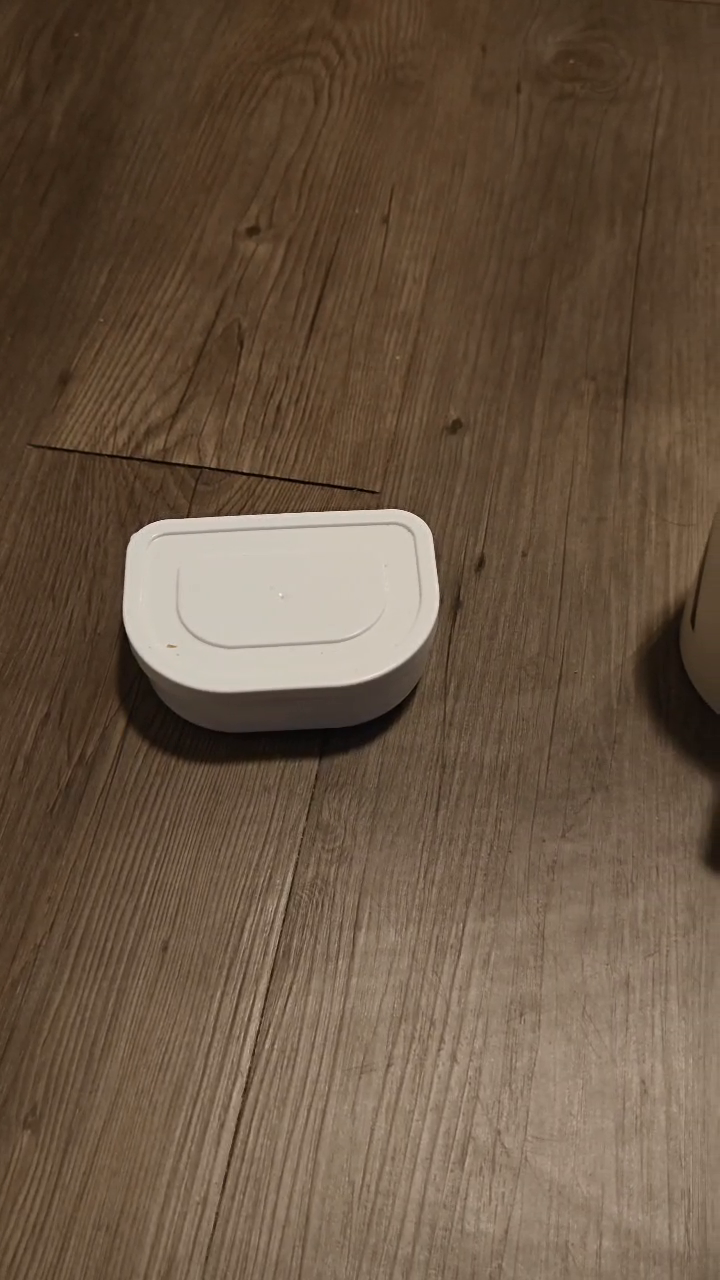
#> input picture frame 30 of cvass2/CV 10sec Video.mp4, 720 x 1280 px
$ jupyter execute 'Ass 2.ipynb'   (shell and % lines are left out)
#> lines starting #> are read from the running program, lines starting #| are printed output that depends on the picture
[cell 1]
import numpy as np
from scipy import ndimage
import cv2 as cv

[cell 2]
# [87 lines left out: function canny_edge, not called in this run]

[cell 3]
# [9 lines left out: function harris_corners, not called in this run]

[cell 4]
# [5 lines left out: function visualize_image, not called in this run]

[cell 5]
if __name__ == "__main__":
    cap = cv.VideoCapture("CV 10sec Video.mp4")
    frames_dict = {}
    count = 0
    while cap.read()[0]:
        frames_dict[count] = cap.read()[1]
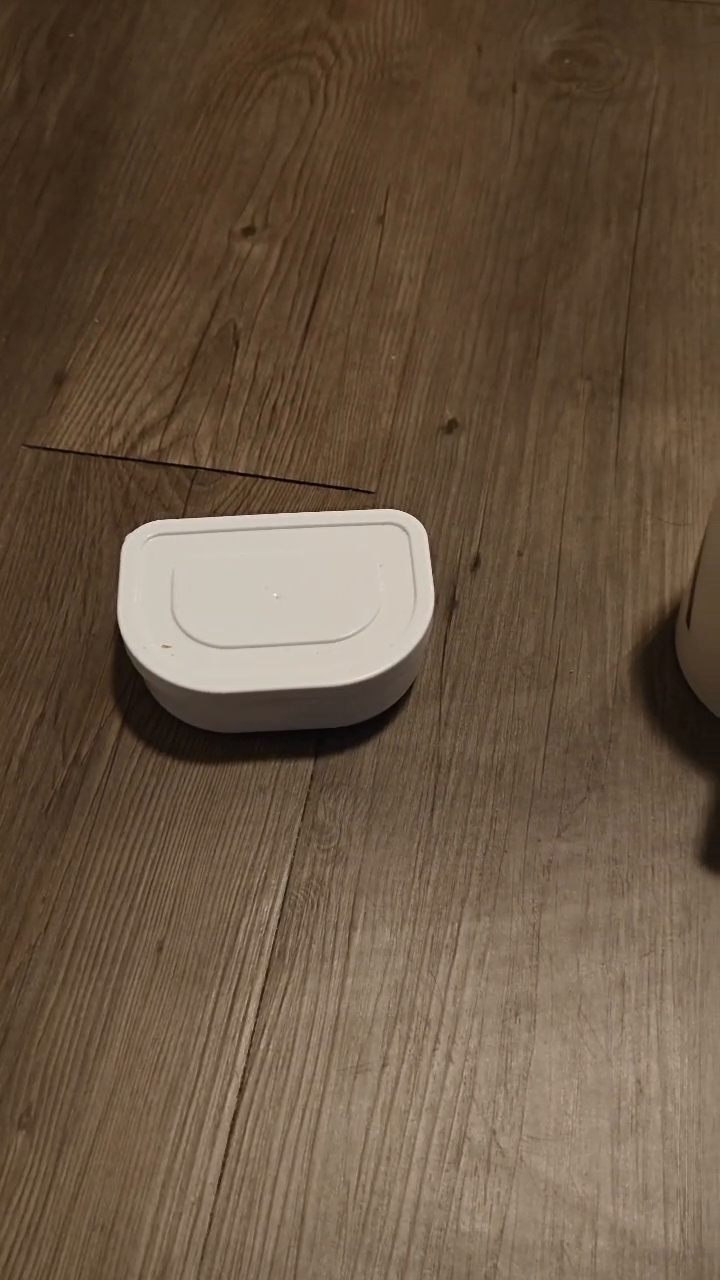
#> input picture frame 31 of cvass2/CV 10sec Video.mp4, 720 x 1280 px
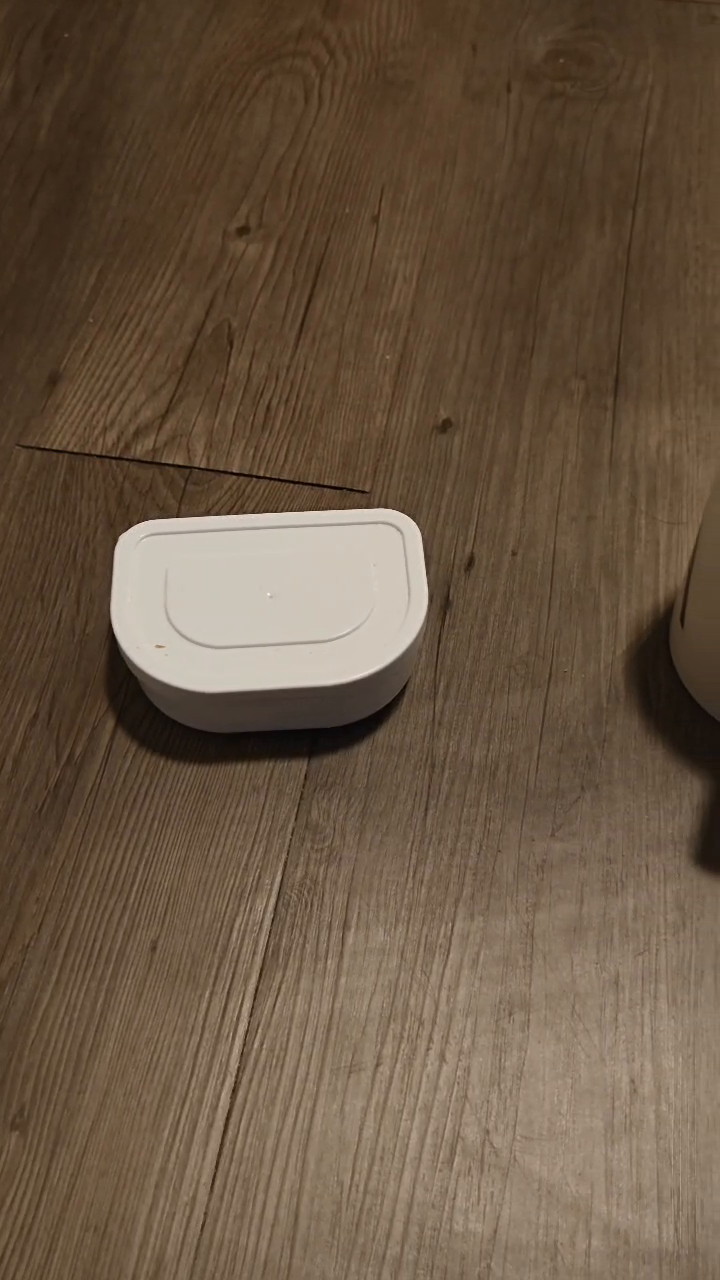
#> input picture frame 32 of cvass2/CV 10sec Video.mp4, 720 x 1280 px
        count += 1
    print(frames_dict)
    frame = frames_dict[70]
    cv.imshow("Frame", frame)
    visualize_image("Frame", frame)

    canny_image = canny_edge(frame)
    visualize_image("Canny", canny_image)

    harris_image = canny_edge(frame)
    visualize_image("Harris", harris_image)

$ run again, starting later in the video
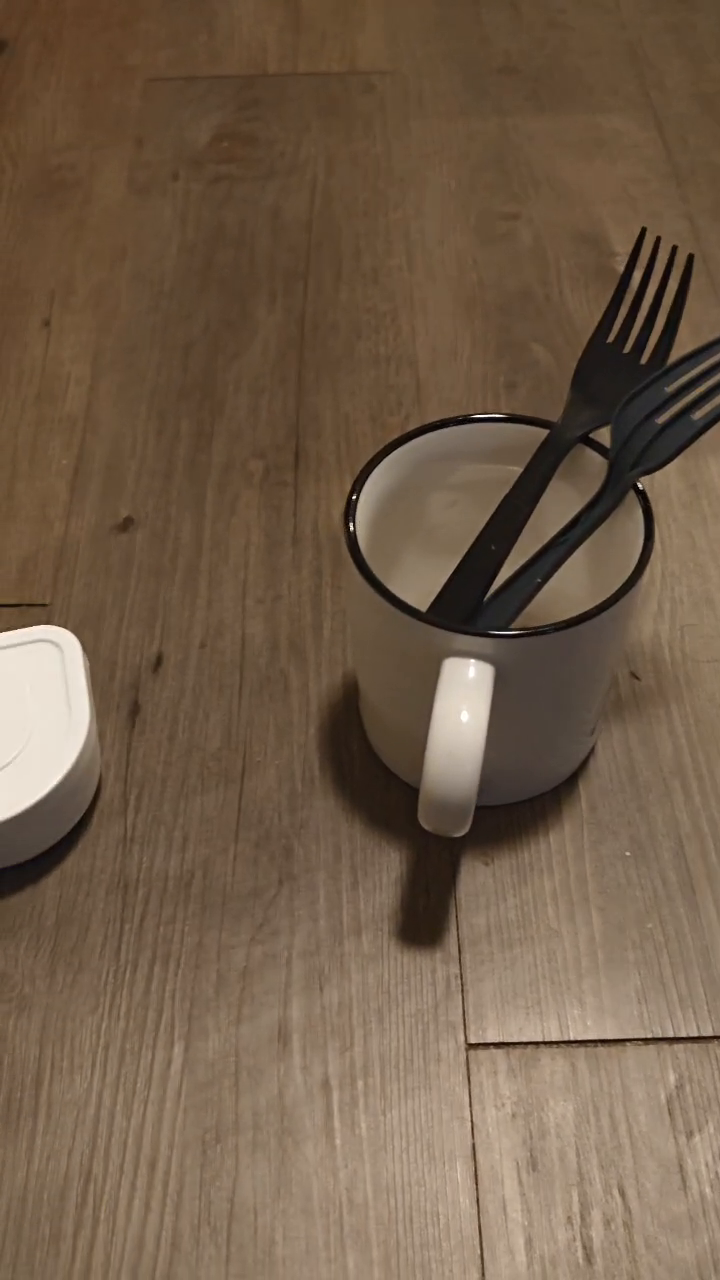
#> input picture frame 241 of cvass2/CV 10sec Video.mp4, 720 x 1280 px
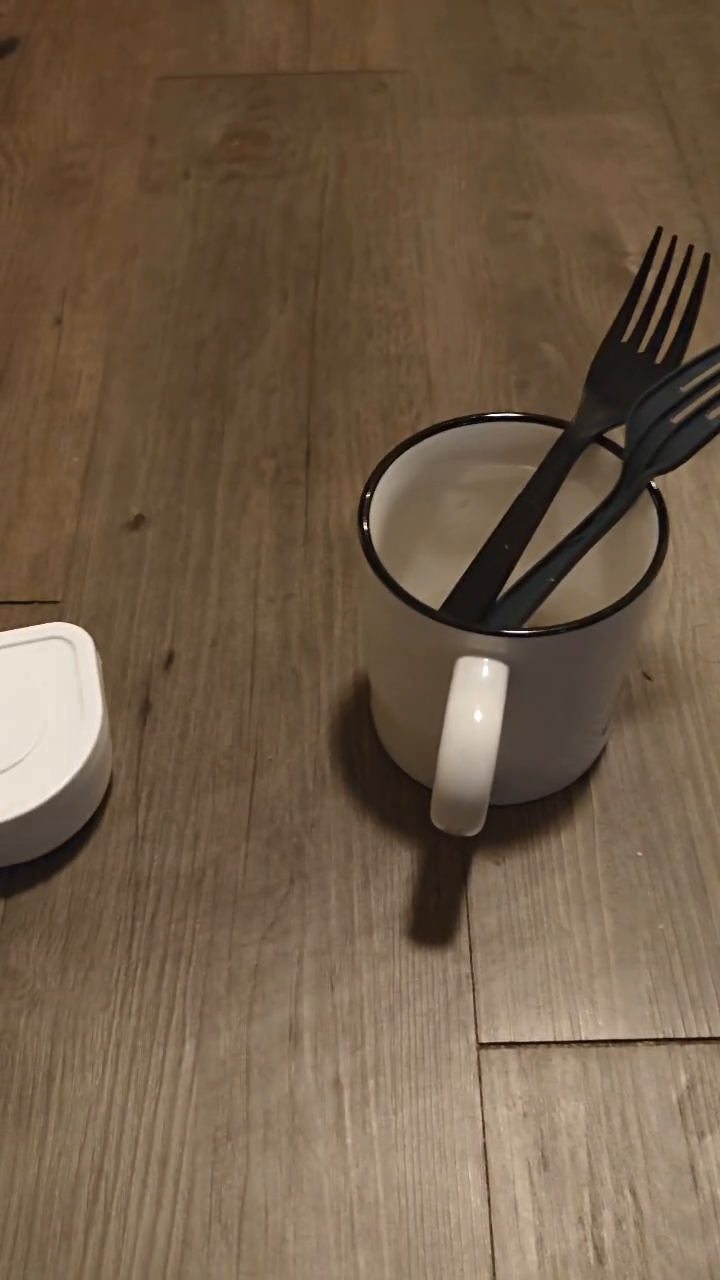
#> input picture frame 242 of cvass2/CV 10sec Video.mp4, 720 x 1280 px
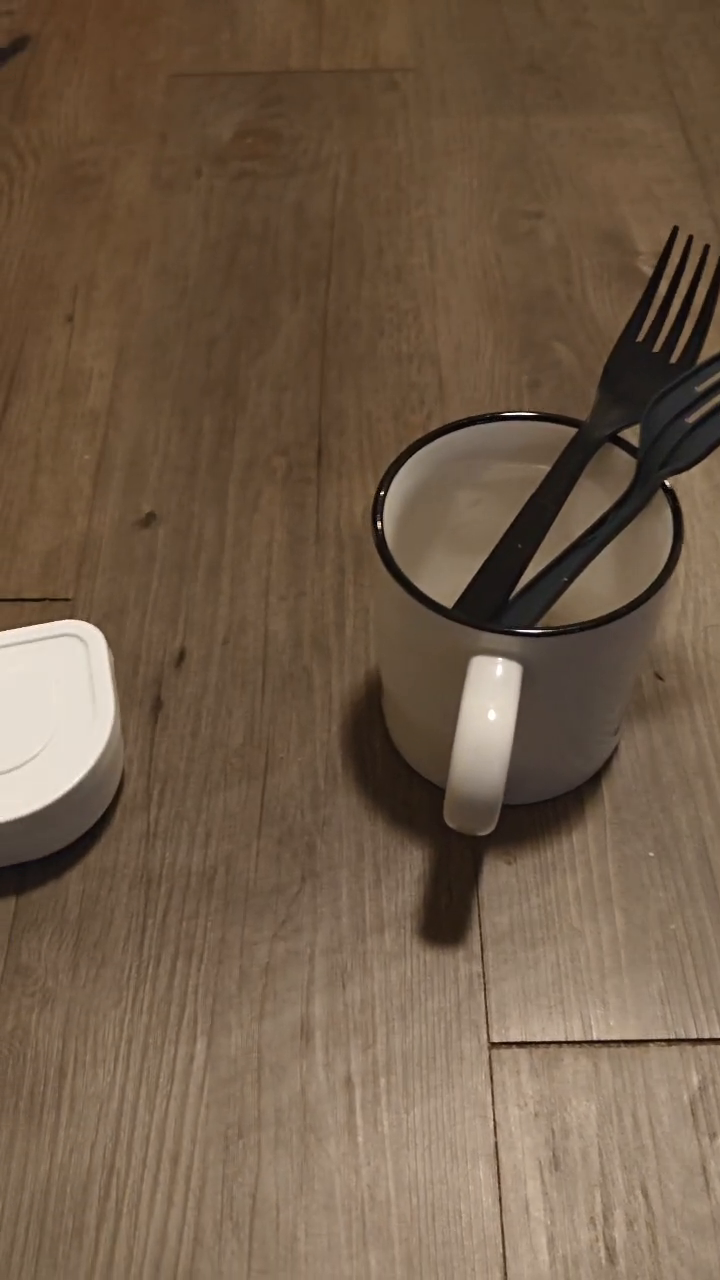
#> input picture frame 243 of cvass2/CV 10sec Video.mp4, 720 x 1280 px
